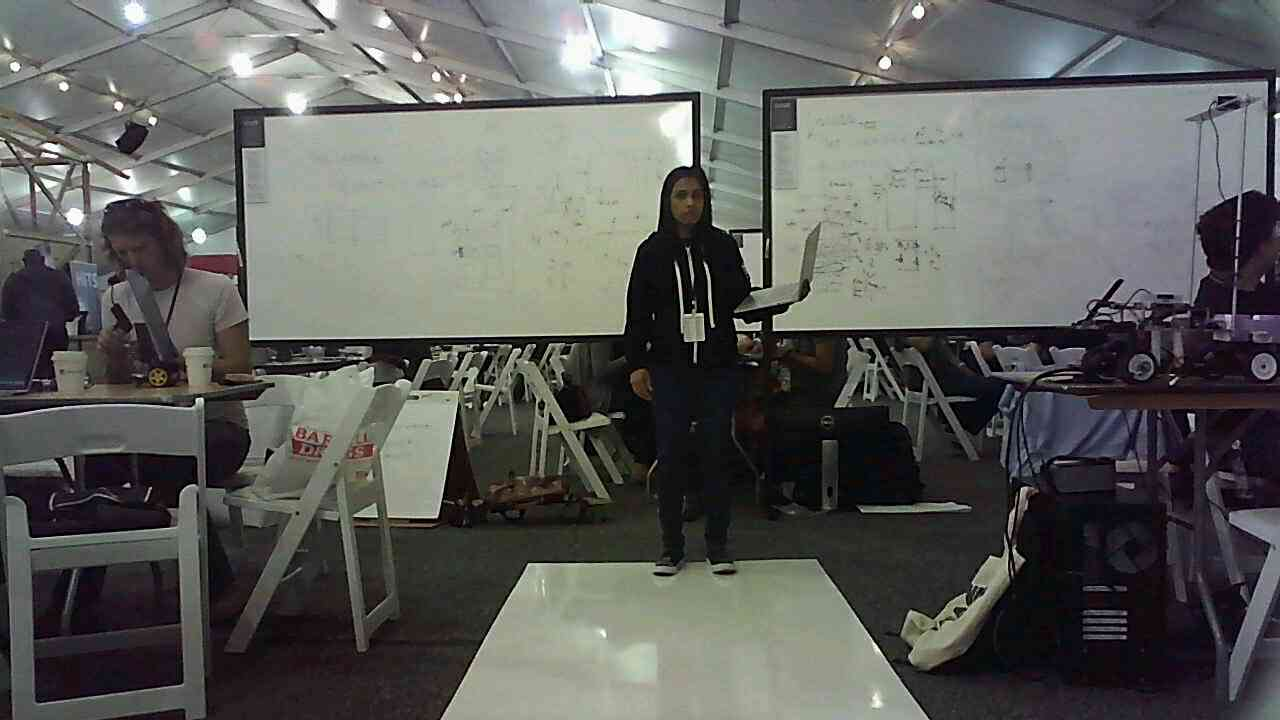
#> input picture Pictures/Test/IMG_2017.07.25_12.12.51.jpg, 1280 x 720 px, found by its file name
$ python masks_creation.py   (older library calls are emulated)
#> lines starting #> are read from the running program, lines starting #| are printed output that depends on the picture; after the words box and inside, x2 and y2 are one past the last pixel; in counts of white or black regions, pixels touching at a corner belong together
# -*- coding: utf-8 -*-
"""
Spyder Editor

This is a temporary script file.
"""
import matplotlib.pyplot as plt
from skimage import data
from skimage.filters import threshold_otsu

# How to thresholding a grayscele image using scikit-image, this is good enough to remove all the noise.
# http://scikit-image.org/docs/stable/auto_examples/segmentation/plot_thresholding.html#sphx-glr-auto-examples-segmentation-plot-thresholding-py
# How do we remove everything else beside the board? We can not use a mask since the image
# will be diferent at certain points.


from skimage import io
image = io.imread('C:\code\Garage_iPal\Pictures\Test\\IMG_2017.07.25_12.12.51.jpg', as_grey=True)
#> image: shape (720, 1280) float64; min 0, max 1, mean 0.37

thresh = threshold_otsu(image)
#> thresh = 0.361
binary = image > thresh
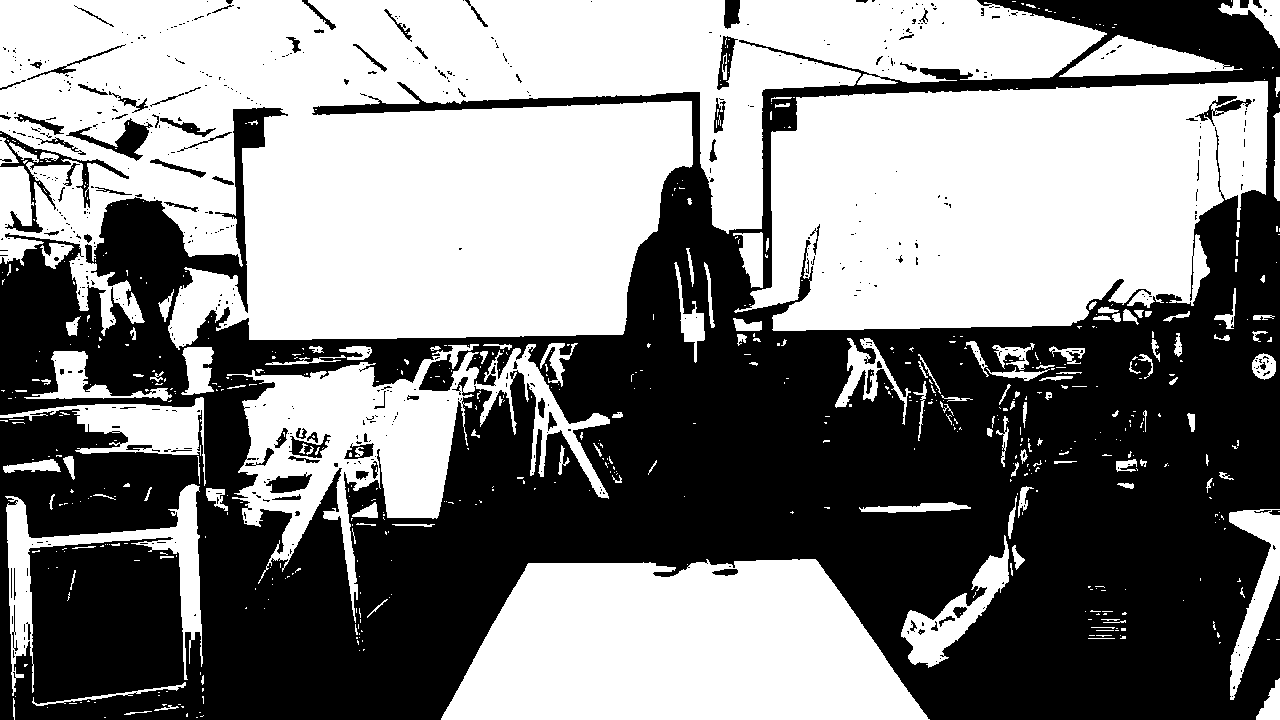
#> binary: shape (720, 1280) bool; 51.6% white; 602 black regions (511 under 20 px), largest, box (x1, y1, x2, y2) and area: (0, 0, 1280, 720) 432960, (0, 131, 129, 233) 1840, (66, 118, 153, 161) 1098

fig, axes = plt.subplots(ncols=3, figsize=(28, 12.5))
ax = axes.ravel()
ax[0] = plt.subplot(1, 3, 1, adjustable='box-forced')
ax[1] = plt.subplot(1, 3, 2)
ax[2] = plt.subplot(1, 3, 3, sharex=ax[0], sharey=ax[0], adjustable='box-forced')

ax[0].imshow(image, cmap=plt.cm.gray)
ax[0].set_title('Original')
ax[0].axis('off')

ax[1].hist(image.ravel(), bins=256)
ax[1].set_title('Histogram')
ax[1].axvline(thresh, color='r')

ax[2].imshow(binary, cmap=plt.cm.gray)
ax[2].set_title('Thresholded')
ax[2].axis('off')

plt.show()
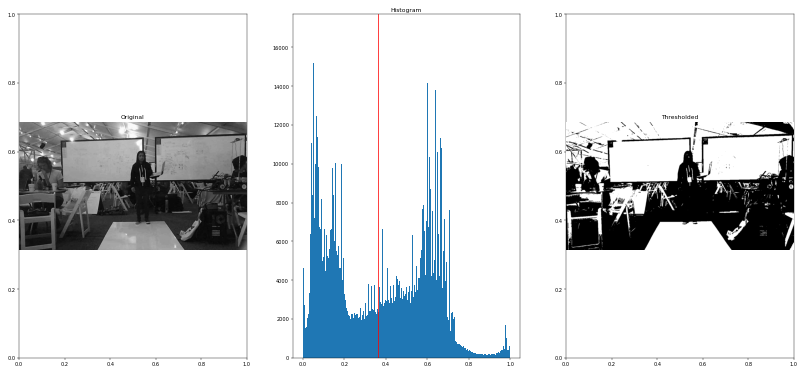
#> figure drawn by matplotlib, 3 panels; panel 1: tallest bar 16864 high, from x = 0.0664 to 0.0703
#'true' if True else 'false'
mask = binary * 255

#> (the run stopped early here; a loop or call above may not have finished)
